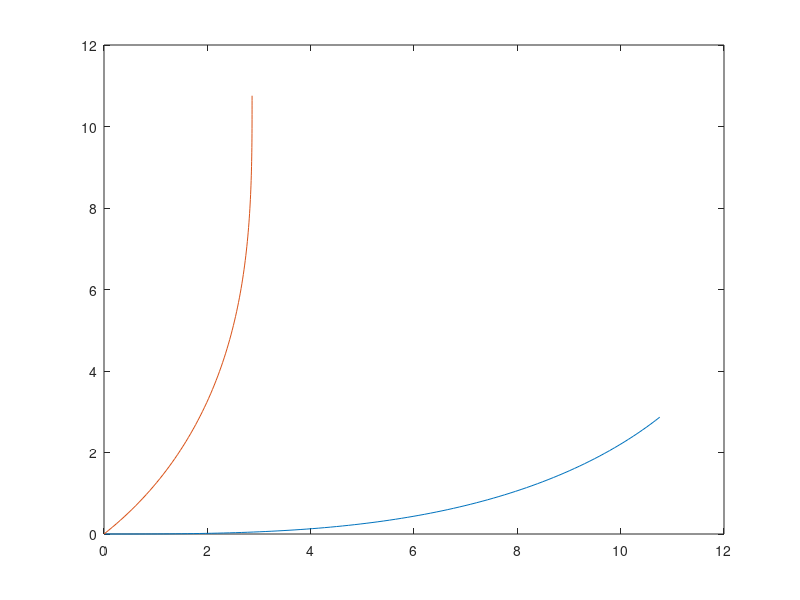

Recreate this plot in MATLAB.
clc;
clear all;
Xg = 0;
Yg = 20.0;
Xs = -sqrt(Xg.^2 + Yg.^2);
Ys = 0;
%% 曲率变化率
C_12 = 0.012;
C_23 = - C_12;

%% 中点C2的切线方向
theta_c2 = atan(Yg/Xg)/2.0;

%% 起点C1
theta_c1 = 0.0;  %角度
k_c1 = 0.0;  %斜率 
Yc1 = 0.0;

S_12 = sqrt(2.0*theta_c2/C_12);
k_c2 = k_c1 + C_12*S_12;

%% 做积分准备
n = 100;
t = linspace(0,S_12,n);
x_12 = zeros(1,n);
y_12 = zeros(1,n);
x_23 = zeros(1,n);
y_23 = zeros(1,n);

%% 函数积分
cos12 = @(t)(cos(C_12*t.^2/2.0 + k_c1*t + theta_c1));
sin12 = @(t)(sin(C_12*t.^2/2.0 + k_c1*t + theta_c1));
cos23 = @(t)(cos(C_23*t.^2/2.0 + k_c2*t + theta_c2));
sin23 = @(t)(sin(C_23*t.^2/2.0 + k_c2*t + theta_c2));

%% 单段积分
for i= 1:n
    x_12(i) = integral(cos12,t(1),t(i));
    y_12(i) = integral(sin12,t(1),t(i));
    x_23(i) = integral(cos23,t(1),t(i));
    y_23(i) = integral(sin23,t(1),t(i));
end
    figure(1);
    plot(x_12,y_12);
    hold on
      plot(x_23,y_23);